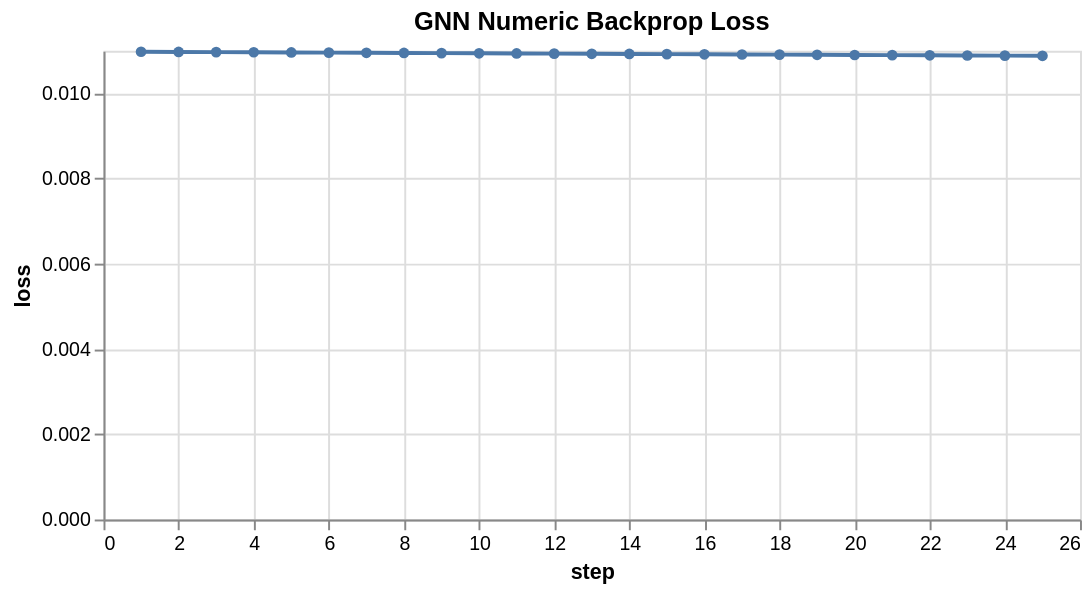

The notebook cell saved with this chart:
### Code cell
const lossSpec = {
  "$schema": "https://vega.github.io/schema/vega-lite/v5.json",
  "title": "GNN Numeric Backprop Loss",
  "width": 500,
  "height": 240,
  "data": { "values": losses },
  "mark": { "type": "line", "point": true },
  "encoding": {
    "x": { "field": "step", "type": "quantitative" },
    "y": { "field": "loss", "type": "quantitative" },
    "tooltip": [{ "field": "step" }, { "field": "loss", "format": ".6f" }]
  }
};
await Deno.jupyter.display({ "application/vnd.vegalite.v5+json": lossSpec }, { raw: true });

### Figure 1 — Vega-Lite specification as saved in the notebook (floating-point values rounded to 4 significant figures)
{"$schema": "https://vega.github.io/schema/vega-lite/v5.json", "data": {"values": [{"loss": 0.01098, "step": 1}, {"loss": 0.01097, "step": 2}, {"loss": 0.01097, "step": 3}, {"loss": 0.01096, "step": 4}, {"loss": 0.01096, "step": 5}, {"loss": 0.01096, "step": 6}, {"loss": 0.01095, "step": 7}, {"loss": 0.01095, "step": 8}, {"loss": 0.01094, "step": 9}, {"loss": 0.01094, "step": 10}, {"loss": 0.01094, "step": 11}, {"loss": 0.01093, "step": 12}, {"loss": 0.01093, "step": 13}, {"loss": 0.01093, "step": 14}, {"loss": 0.01092, "step": 15}, {"loss": 0.01092, "step": 16}, {"loss": 0.01091, "step": 17}, {"loss": 0.01091, "step": 18}, {"loss": 0.01091, "step": 19}, {"loss": 0.0109, "step": 20}, {"loss": 0.0109, "step": 21}, {"loss": 0.01089, "step": 22}, {"loss": 0.01089, "step": 23}, {"loss": 0.01089, "step": 24}, {"loss": 0.01088, "step": 25}]}, "encoding": {"tooltip": [{"field": "step"}, {"field": "loss", "format": ".6f"}], "x": {"field": "step", "type": "quantitative"}, "y": {"field": "loss", "type": "quantitative"}}, "height": 240, "mark": {"point": true, "type": "line"}, "title": "GNN Numeric Backprop Loss", "width": 500}
